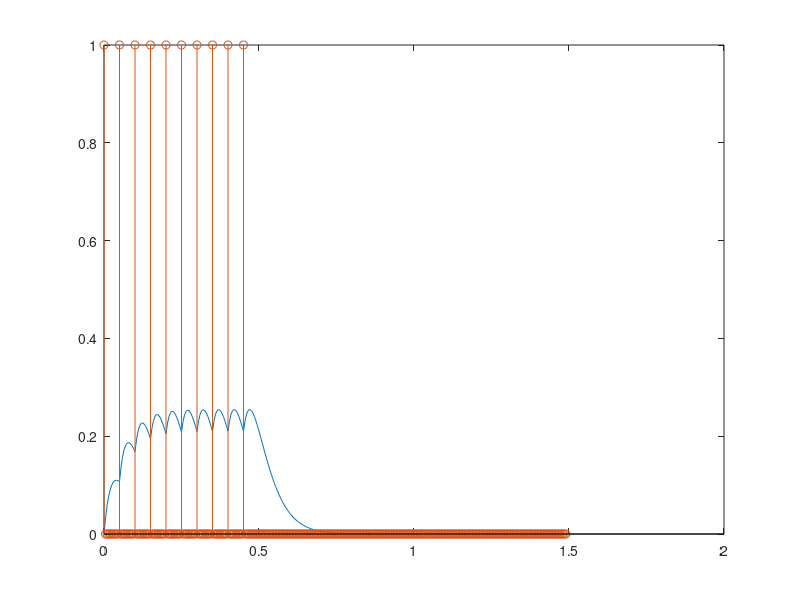

The MATLAB script that drew this image:
% =========================================================================
% Activation "twitch" Model as implemented in Muscle VUMAT 
% =========================================================================
% Harnoor Saini 
% Sep-2017
%
% Continuum Biomechanics and Mechanobiology 
% University of Stuttgart
% Stuttgart, Germany
%
% -------------------------------------------------------------------------
% convolutoion algorithm based on https://gist.github.com ... 
% /jshahbazi/5289503#file-fortran_convolution-f90
% -------------------------------------------------------------------------
% TO DOS/COMMENTS
% - f_sat does not work! (may leave it for now)
% - effect of frequency on amplitude is really strong - is this realistic?
% -------------------------------------------------------------------------
% RESET WORKSPACE
clear 
%close all
clc

% -------------------------------------------------------------------------
% USER INPUTS & PARAMETERS
% MU firing parameters
firing_type = 'generate'; % read or generate
firing_inc = 100; 
firing_freq = 20; %Hz (note 50Hz is tetanus)

% unit pulse parameters 
Pprime = 0.11;
pulse_inc = 200;
r = 1E7;
s = 1;
pulse_tstep = 0.005; %r*1E-9; %s
Tcprime = 0.04; %s*r*4E-9; %s

% set up convolution or "total" (minimum) time required
conv_inc = firing_inc+pulse_inc-1;
conv_tvec = 0:pulse_tstep:pulse_tstep*(conv_inc-1);

% motor unit firings
switch firing_type
    case 'read'
        fname = ['C:\Users\saini\Documents\PhD_Local_C\41_MATLAB'...
            '\muscle_modelling\Twitch_model_Ramirez\code\mufirings.txt'];
        fileID = fopen(fname,'r');
        formatSpec = '%f';
        xMusf = fscanf(fileID,formatSpec);
        firing_inc = size(xMusf,1);
        fclose(fileID);
    case 'generate'
        firing_tstep = 1/firing_freq;
        for global_time = conv_tvec
            if global_time >= firing_tstep 
                t_offset = global_time - firing_tstep;
                break 
            end
        end
        if t_offset < pulse_tstep/2
            firing_tstep = firing_tstep - t_offset;
        elseif t_offset > pulse_tstep/2
            firing_tstep = global_time;
        else
            error('warning, firing_tstep = 0.5*pulse_tstep')
        end
        xMusf_temp = mod(int8(conv_tvec/pulse_tstep), ... 
            int8(firing_tstep/pulse_tstep))==0;
        xMusf(1:firing_inc) = xMusf_temp(1:firing_inc);  
end

if firing_tstep < pulse_tstep
    outStr = ['WARNING: increase pulse_tstep >=' num2str(firing_tstep)];
    disp(outStr)

end


% -------------------------------------------------------------------------
% COMPUTE THE UNIT PULSE
t = 0;
%Pprime = 5.0;
f_pulse(pulse_inc) = zeros;

h = 1.05;
A_m = 0.55;
A_max = 0.5;
A_0 = 0;
t_Amax = 0.040;


for j = 1:pulse_inc
    A(j) = A_0 + (A_max-A_0) * (t/t_Amax) * exp((1-t)/t_Amax);
    f_sat(j) = A(j)^h/(A_m^h+A(j)^h); 
    A_max = A_max - 0.002;
    f_pulse(j) = Pprime*t/Tcprime * exp(1-t/Tcprime); 
    t = t + pulse_tstep;
end 

% -------------------------------------------------------------------------
% CONVOLUTE THE UNIT PULSE WITH THE MU FIRINGS
% pad firings with 0s
for j = firing_inc+1:conv_inc
      xMusf(j) = 0;
end 


% size of xw = length(f_pulse)+length(MF_firing)-1
m = 1;
w_max = 0.0;
summedFirings(conv_inc) = zeros;
for k = 1:conv_inc
      summedFirings(m) = 0.0;
% size of f_pulse
      for j = 1:firing_inc
            if ( (m-j+1) >= 1 )
                  summedFirings(m) = summedFirings(m) ... 
                      + f_pulse(j) * xMusf(m-j+1) * f_sat(j);
            end
      end 
      if (summedFirings(m) > w_max)
            w_max = summedFirings(m);
      end
      m = m + 1;  
end

% normalise activation
%alpha = summedFirings/w_max;
alpha = summedFirings;

% -------------------------------------------------------------------------
% FREQUENCY DEPENDECE IN FORCE LEVEL
rfr = 1.0535;
cfr = 1.1245;
F_rnorm = (0:1:100)*Tcprime;
F_fr = 1 - rfr * exp(-F_rnorm)/cfr;


% -------------------------------------------------------------------------
% SATURATION IN FORCE LEVEL
%h = 1.05;
%A_m = 0.55;
%A_max = 0.5;
%A_0 = 0;
%t_Amax = 0.040;


%t = 0;
%for i = 1:conv_inc
%    A(i) = A_0 + (A_max-A_0) * (t/t_Amax) * exp((1-t)/t_Amax);
%    
%    
%    t = t + pulse_tstep;
%end


figure(1)
plot(conv_tvec,alpha)
hold on
stem(conv_tvec, xMusf)

%figure(2)
%pulse_tvec = 0:pulse_tstep:pulse_tstep*(pulse_inc-1);
%plot(pulse_tvec,f_pulse)

%figure(3)
%plot(0:1:100,F_fr)
%hold on

%figure(4)
%plot(conv_tvec,f_sat)
%hold on
%plot(conv_tvec,A)
